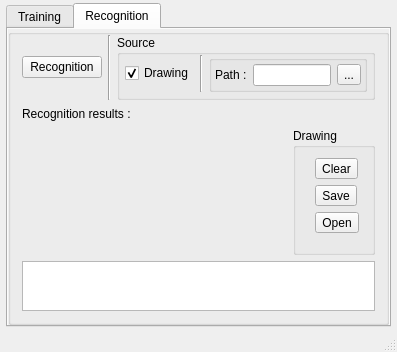
<?xml version="1.0" encoding="UTF-8"?>
<ui version="4.0">
 <class>MainWindow</class>
 <widget class="QMainWindow" name="MainWindow">
  <property name="geometry">
   <rect>
    <x>0</x>
    <y>0</y>
    <width>396</width>
    <height>329</height>
   </rect>
  </property>
  <property name="windowTitle">
   <string>MainWindow</string>
  </property>
  <widget class="QWidget" name="centralWidget">
   <layout class="QGridLayout" name="gridLayout">
    <property name="leftMargin">
     <number>6</number>
    </property>
    <property name="topMargin">
     <number>3</number>
    </property>
    <property name="rightMargin">
     <number>6</number>
    </property>
    <property name="bottomMargin">
     <number>3</number>
    </property>
    <item row="0" column="0">
     <widget class="QTabWidget" name="tabWidget">
      <property name="currentIndex">
       <number>1</number>
      </property>
      <widget class="QWidget" name="tab">
       <property name="autoFillBackground">
        <bool>true</bool>
       </property>
       <attribute name="title">
        <string>Training</string>
       </attribute>
       <layout class="QGridLayout" name="gridLayout_8">
        <property name="leftMargin">
         <number>0</number>
        </property>
        <property name="topMargin">
         <number>0</number>
        </property>
        <property name="rightMargin">
         <number>0</number>
        </property>
        <property name="bottomMargin">
         <number>0</number>
        </property>
        <item row="0" column="0">
         <widget class="QGroupBox" name="groupBox">
          <property name="title">
           <string/>
          </property>
          <layout class="QGridLayout" name="gridLayout_2">
           <property name="topMargin">
            <number>3</number>
           </property>
           <item row="2" column="0">
            <widget class="QTextEdit" name="teTrainingResult"/>
           </item>
           <item row="0" column="0">
            <layout class="QHBoxLayout" name="horizontalLayout">
             <property name="leftMargin">
              <number>0</number>
             </property>
             <property name="topMargin">
              <number>0</number>
             </property>
             <item>
              <widget class="QPushButton" name="pbTraining">
               <property name="text">
                <string>Start Training</string>
               </property>
              </widget>
             </item>
             <item>
              <widget class="QLabel" name="label_4">
               <property name="text">
                <string>Path :</string>
               </property>
              </widget>
             </item>
             <item>
              <widget class="QLineEdit" name="leTrain"/>
             </item>
             <item>
              <widget class="QToolButton" name="tbBrowseTrain">
               <property name="text">
                <string>...</string>
               </property>
              </widget>
             </item>
            </layout>
           </item>
           <item row="1" column="0">
            <widget class="QLabel" name="label">
             <property name="text">
              <string>Training results :</string>
             </property>
            </widget>
           </item>
          </layout>
         </widget>
        </item>
       </layout>
      </widget>
      <widget class="QWidget" name="tab_2">
       <property name="autoFillBackground">
        <bool>true</bool>
       </property>
       <attribute name="title">
        <string>Recognition</string>
       </attribute>
       <layout class="QGridLayout" name="gridLayout_9">
        <property name="leftMargin">
         <number>0</number>
        </property>
        <property name="topMargin">
         <number>0</number>
        </property>
        <property name="rightMargin">
         <number>0</number>
        </property>
        <property name="bottomMargin">
         <number>0</number>
        </property>
        <item row="0" column="0">
         <widget class="QGroupBox" name="groupBox_2">
          <property name="title">
           <string/>
          </property>
          <layout class="QGridLayout" name="gridLayout_3">
           <property name="topMargin">
            <number>0</number>
           </property>
           <item row="0" column="0" colspan="4">
            <layout class="QHBoxLayout" name="horizontalLayout_2">
             <property name="topMargin">
              <number>0</number>
             </property>
             <item>
              <widget class="QPushButton" name="pbRecognition">
               <property name="text">
                <string>Recognition</string>
               </property>
              </widget>
             </item>
             <item>
              <widget class="Line" name="line_2">
               <property name="orientation">
                <enum>Qt::Vertical</enum>
               </property>
              </widget>
             </item>
             <item>
              <widget class="QGroupBox" name="groupBox_3">
               <property name="title">
                <string>Source</string>
               </property>
               <layout class="QGridLayout" name="gridLayout_5">
                <property name="leftMargin">
                 <number>5</number>
                </property>
                <property name="topMargin">
                 <number>0</number>
                </property>
                <property name="rightMargin">
                 <number>5</number>
                </property>
                <property name="bottomMargin">
                 <number>5</number>
                </property>
                <item row="0" column="1">
                 <widget class="Line" name="line">
                  <property name="orientation">
                   <enum>Qt::Vertical</enum>
                  </property>
                 </widget>
                </item>
                <item row="0" column="0">
                 <widget class="QCheckBox" name="ckbDrawing">
                  <property name="text">
                   <string>Drawing</string>
                  </property>
                  <property name="checked">
                   <bool>true</bool>
                  </property>
                 </widget>
                </item>
                <item row="0" column="2">
                 <widget class="QGroupBox" name="groupBox_4">
                  <property name="title">
                   <string/>
                  </property>
                  <layout class="QGridLayout" name="gridLayout_6">
                   <property name="leftMargin">
                    <number>3</number>
                   </property>
                   <property name="topMargin">
                    <number>3</number>
                   </property>
                   <property name="rightMargin">
                    <number>3</number>
                   </property>
                   <property name="bottomMargin">
                    <number>3</number>
                   </property>
                   <item row="0" column="0">
                    <widget class="QLabel" name="label_3">
                     <property name="text">
                      <string>Path :</string>
                     </property>
                    </widget>
                   </item>
                   <item row="0" column="1">
                    <widget class="QLineEdit" name="leReco"/>
                   </item>
                   <item row="0" column="2">
                    <widget class="QToolButton" name="tbBrowseReco">
                     <property name="text">
                      <string>...</string>
                     </property>
                    </widget>
                   </item>
                  </layout>
                 </widget>
                </item>
               </layout>
              </widget>
             </item>
            </layout>
           </item>
           <item row="2" column="0" rowspan="2">
            <layout class="QHBoxLayout" name="layChart">
             <property name="leftMargin">
              <number>0</number>
             </property>
             <property name="topMargin">
              <number>0</number>
             </property>
            </layout>
           </item>
           <item row="4" column="0" colspan="4">
            <widget class="QTextEdit" name="teResult">
             <property name="minimumSize">
              <size>
               <width>1</width>
               <height>0</height>
              </size>
             </property>
             <property name="maximumSize">
              <size>
               <width>16777215</width>
               <height>50</height>
              </size>
             </property>
            </widget>
           </item>
           <item row="2" column="2" rowspan="2" colspan="2">
            <widget class="QGroupBox" name="groupBox_5">
             <property name="title">
              <string>Drawing</string>
             </property>
             <layout class="QGridLayout" name="gridLayout_7">
              <property name="leftMargin">
               <number>3</number>
              </property>
              <property name="topMargin">
               <number>0</number>
              </property>
              <property name="rightMargin">
               <number>3</number>
              </property>
              <property name="bottomMargin">
               <number>3</number>
              </property>
              <item row="0" column="2">
               <layout class="QGridLayout" name="gridLayout_4">
                <property name="leftMargin">
                 <number>5</number>
                </property>
                <property name="topMargin">
                 <number>5</number>
                </property>
                <property name="rightMargin">
                 <number>5</number>
                </property>
                <property name="bottomMargin">
                 <number>5</number>
                </property>
                <item row="0" column="0" rowspan="2">
                 <layout class="QHBoxLayout" name="hlScribble">
                  <property name="leftMargin">
                   <number>3</number>
                  </property>
                  <property name="topMargin">
                   <number>3</number>
                  </property>
                  <property name="rightMargin">
                   <number>3</number>
                  </property>
                  <property name="bottomMargin">
                   <number>3</number>
                  </property>
                 </layout>
                </item>
                <item row="0" column="1">
                 <layout class="QVBoxLayout" name="verticalLayout">
                  <property name="leftMargin">
                   <number>5</number>
                  </property>
                  <property name="topMargin">
                   <number>5</number>
                  </property>
                  <property name="rightMargin">
                   <number>5</number>
                  </property>
                  <property name="bottomMargin">
                   <number>5</number>
                  </property>
                  <item>
                   <widget class="QToolButton" name="tbClear">
                    <property name="text">
                     <string>Clear</string>
                    </property>
                   </widget>
                  </item>
                  <item>
                   <spacer name="verticalSpacer">
                    <property name="orientation">
                     <enum>Qt::Vertical</enum>
                    </property>
                    <property name="sizeHint" stdset="0">
                     <size>
                      <width>20</width>
                      <height>40</height>
                     </size>
                    </property>
                   </spacer>
                  </item>
                  <item>
                   <widget class="QToolButton" name="tbSave">
                    <property name="text">
                     <string>Save</string>
                    </property>
                   </widget>
                  </item>
                  <item>
                   <widget class="QToolButton" name="tbOpen">
                    <property name="text">
                     <string>Open</string>
                    </property>
                   </widget>
                  </item>
                 </layout>
                </item>
               </layout>
              </item>
             </layout>
            </widget>
           </item>
           <item row="1" column="0">
            <widget class="QLabel" name="label_2">
             <property name="text">
              <string>Recognition results :</string>
             </property>
            </widget>
           </item>
           <item row="1" column="2">
            <spacer name="verticalSpacer_2">
             <property name="orientation">
              <enum>Qt::Vertical</enum>
             </property>
             <property name="sizeHint" stdset="0">
              <size>
               <width>20</width>
               <height>40</height>
              </size>
             </property>
            </spacer>
           </item>
           <item row="2" column="1">
            <spacer name="horizontalSpacer">
             <property name="orientation">
              <enum>Qt::Horizontal</enum>
             </property>
             <property name="sizeHint" stdset="0">
              <size>
               <width>40</width>
               <height>20</height>
              </size>
             </property>
            </spacer>
           </item>
          </layout>
         </widget>
        </item>
       </layout>
      </widget>
     </widget>
    </item>
   </layout>
  </widget>
  <widget class="QMenuBar" name="menuBar">
   <property name="geometry">
    <rect>
     <x>0</x>
     <y>0</y>
     <width>396</width>
     <height>21</height>
    </rect>
   </property>
  </widget>
  <widget class="QStatusBar" name="statusBar"/>
 </widget>
 <layoutdefault spacing="6" margin="11"/>
 <resources/>
 <connections/>
</ui>
